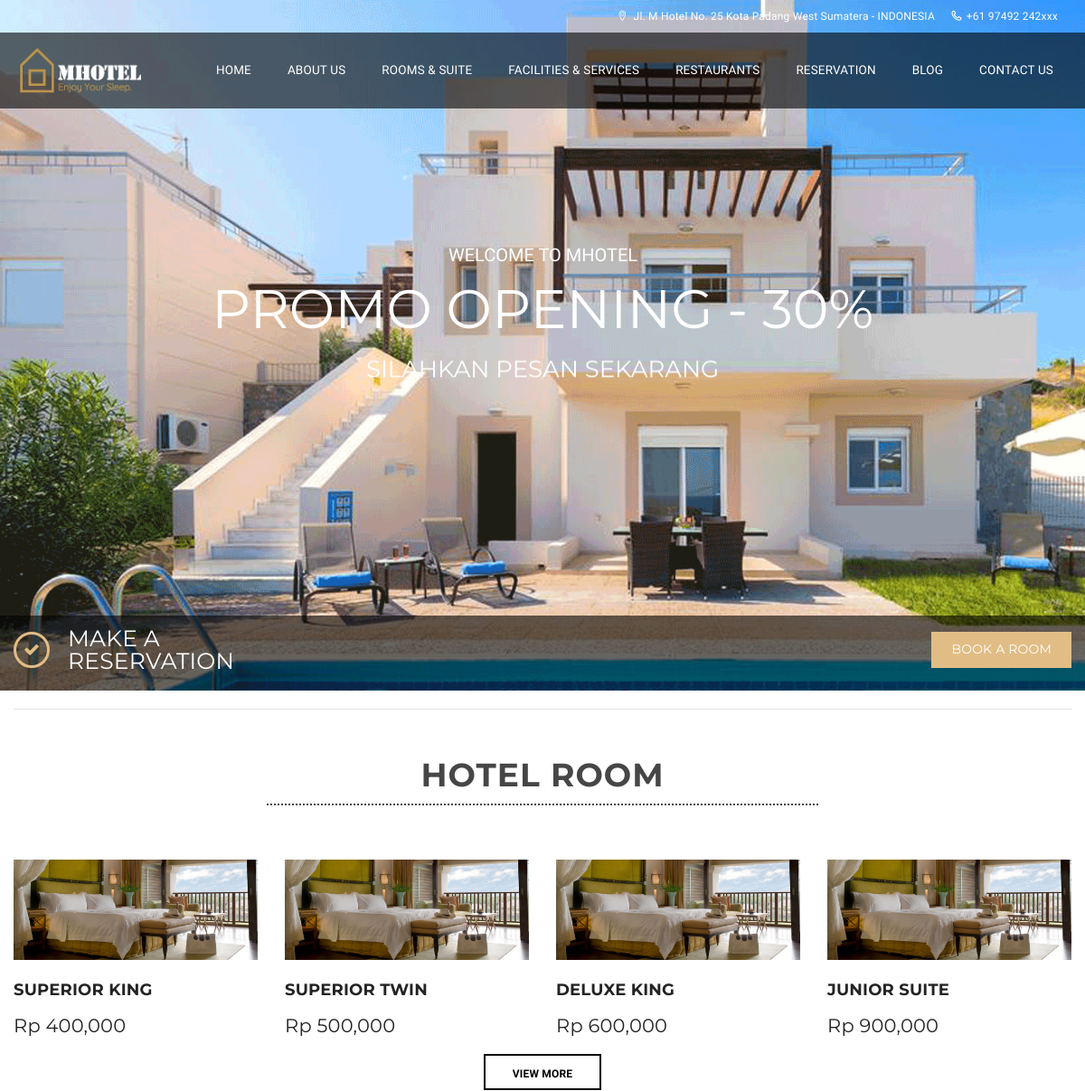
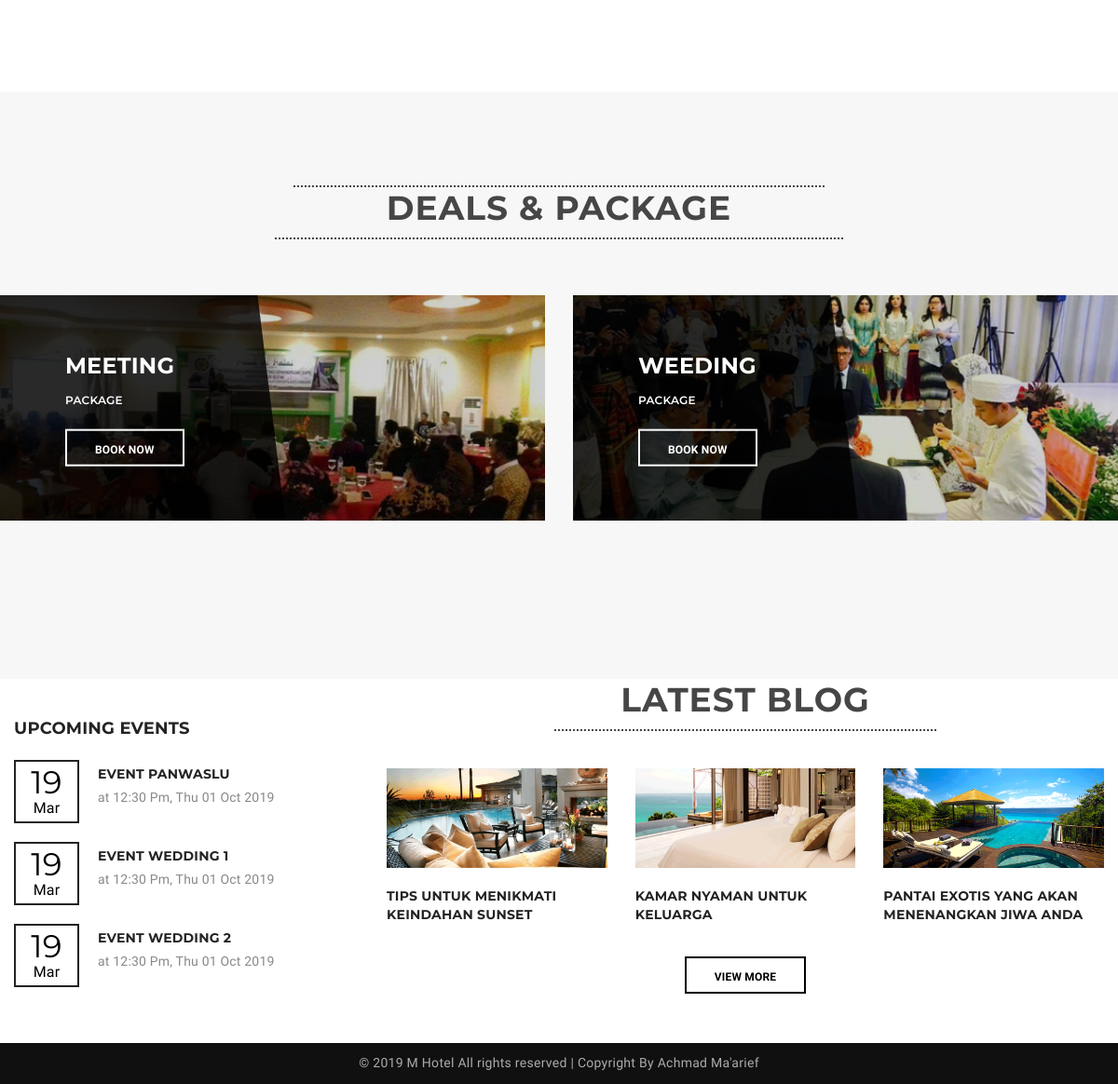
The page / on the database its author committed (2 pictures, top to bottom).
### tables this page shows
CREATE TABLE IF NOT EXISTS `kontak` (
  `kd_kontak` int(11) NOT NULL AUTO_INCREMENT,
  `des` text NOT NULL,
  `alamat` text NOT NULL,
  `telp` text NOT NULL,
  `email` text NOT NULL,
  PRIMARY KEY (`kd_kontak`)
);

CREATE TABLE IF NOT EXISTS `slider` (
  `kd_gambar` int(11) NOT NULL AUTO_INCREMENT,
  `gambar` varchar(40) DEFAULT NULL,
  `caption_1` varchar(200) DEFAULT NULL,
  `caption_2` varchar(200) DEFAULT NULL,
  `caption_3` varchar(200) DEFAULT NULL,
  PRIMARY KEY (`kd_gambar`)
);

CREATE TABLE IF NOT EXISTS `compare` (
  `kd_compare` int(11) NOT NULL AUTO_INCREMENT,
  `type` text NOT NULL,
  `gambar` text NOT NULL,
  `gambar_large` text NOT NULL,
  `gambar_kotak` text NOT NULL,
  `gambar_view` text NOT NULL,
  `max` text NOT NULL,
  `bed` text NOT NULL,
  `view` text NOT NULL,
  `detail` text NOT NULL,
  `rate` double DEFAULT NULL,
  PRIMARY KEY (`kd_compare`)
);

CREATE TABLE IF NOT EXISTS `tulisan` (
  `tulisan_id` int(11) NOT NULL AUTO_INCREMENT,
  `tulisan_judul` varchar(100) DEFAULT NULL,
  `tulisan_isi` longtext,
  `tulisan_tanggal` timestamp NULL DEFAULT CURRENT_TIMESTAMP,
  `tulisan_kategori_id` int(11) DEFAULT NULL,
  `tulisan_kategori_nama` varchar(30) DEFAULT NULL,
  `tulisan_views` int(11) DEFAULT '0',
  `tulisan_gambar` varchar(40) DEFAULT NULL,
  `tulisan_pengguna_id` int(11) DEFAULT NULL,
  `tulisan_author` varchar(40) DEFAULT NULL,
  `tulisan_slug` varchar(250) NOT NULL,
  `tulisan_deskripsi` text NOT NULL,
  `tulisan_lang` varchar(20) DEFAULT NULL,
  PRIMARY KEY (`tulisan_id`),
  KEY `tulisan_kategori_id` (`tulisan_kategori_id`),
  KEY `tulisan_pengguna_id` (`tulisan_pengguna_id`)
);

CREATE TABLE IF NOT EXISTS `events` (
  `event_id` int(11) NOT NULL AUTO_INCREMENT,
  `event_post` timestamp NULL DEFAULT CURRENT_TIMESTAMP,
  `event_nama` varchar(100) DEFAULT NULL,
  `event_jadwal` varchar(200) DEFAULT NULL,
  PRIMARY KEY (`event_id`)
);

### application/controllers/Home.php (called while the page is built, shortened)
<?php if ( ! defined('BASEPATH')) exit('No direct script access allowed');
class Home extends CI_Controller {
	function __construct(){
		$this->load->model('M_pengunjung','m_pengunjung');
		$this->load->model('M_slider','m_slider');
		$this->load->model('M_tulisan','m_tulisan');
		$this->load->model('M_room','m_room');
	}
	public function index(){
		$x['slider']=$this->m_slider->get_all_slider();
		$x['rooms']=$this->m_room->get_all_room_home();
		$x['blog']=$this->m_tulisan->get_blog_home();
		$this->load->view('frontend/home_view',$x);
	}
}

### index.php (called while the page is built, shortened)
<?php
require_once BASEPATH.'core/CodeIgniter.php';

### application/models/M_slider.php (called while the page is built, shortened)
<?php
class M_slider extends CI_Model{
	function get_all_slider(){
		$hasil=$this->db->query("SELECT * FROM slider");
		return $hasil->result();
	}
}

### application/models/M_room.php (called while the page is built, shortened)
<?php
class M_room extends CI_Model{
	function get_all_room_home(){
		$hsl=$this->db->query("SELECT * FROM compare LIMIT 4");
		return $hsl;
	}
}

### application/models/M_tulisan.php (called while the page is built, shortened)
<?php
class M_tulisan extends CI_Model{
	function get_blog_home(){
		$hsl=$this->db->query("SELECT tulisan.*,DATE_FORMAT(tulisan_tanggal,'%d/%m/%Y') AS tanggal FROM tulisan ORDER BY tulisan_id DESC LIMIT 3");
		return $hsl;
	}
}

### application/views/frontend/home_view.php (the view, shortened to what this page needs)
<!DOCTYPE html>
<html lang="en">
<head>
    <link rel="stylesheet" type="text/css" href="<?php echo base_url().'theme/css/lib/font-awesome.min.css'?>">
    <link rel="stylesheet" type="text/css" href="<?php echo base_url().'theme/css/lib/font-lotusicon.css'?>">
    <link rel="stylesheet" type="text/css" href="<?php echo base_url().'theme/css/lib/bootstrap.min.css'?>">
    <link rel="stylesheet" type="text/css" href="<?php echo base_url().'theme/css/lib/owl.carousel.css'?>">
    <link rel="stylesheet" type="text/css" href="<?php echo base_url().'theme/css/lib/jquery-ui.min.css'?>">
    <link rel="stylesheet" type="text/css" href="<?php echo base_url().'theme/css/lib/magnific-popup.css'?>">
    <link rel="stylesheet" type="text/css" href="<?php echo base_url().'theme/css/lib/settings.css'?>">
    <link rel="stylesheet" type="text/css" href="<?php echo base_url().'theme/css/lib/bootstrap-select.min.css'?>">
    <link rel="stylesheet" type="text/css" href="<?php echo base_url().'theme/css/helper.css'?>">
    <link rel="stylesheet" type="text/css" href="<?php echo base_url().'theme/css/custom.css'?>">
    <link rel="stylesheet" type="text/css" href="<?php echo base_url().'theme/css/responsive.css'?>">
    <link rel="stylesheet" type="text/css" href="<?php echo base_url().'theme/css/style.css'?>">
</head>
<body>
    <div id="page-wrap">
        <header id="header" class="header-v2">
         <?php $this->load->view('frontend/headertop');?>
        </header>
        <section class="section-slider">
            <div id="slider-revolution">
                <ul>
				<?php
					foreach($slider as $i):
				?>
                    <li data-transition="fade">
                        <div class="tp-caption sft fadeout slider-caption-sub slider-caption-1" data-x="center" data-y="240" data-speed="700" data-start="1500" data-easing="easeOutBack">
                        <?php echo $i->caption_1;?>
                        </div>
                        <div class="tp-caption sfb fadeout slider-caption slider-caption-sub-1" data-x="center" data-y="280" data-speed="700" data-easing="easeOutBack"  data-start="2000"> <?php echo $i->caption_2;?> </div>
                        <div class="tp-caption sfb fadeout slider-caption-sub slider-caption-sub-3" data-x="center" data-y="365" data-easing="easeOutBack" data-speed="700" data-start="2200"> <?php echo $i->caption_3;?></div>
                    </li>
					<?php endforeach; ?>
                </ul>
            </div>
        </section>
        <section class="section-check-availability">
            <div class="container">
                <div class="check-availability">
                    <div class="row v-align">
                        <div class="col-lg-3">
                            <h2>MAKE A RESERVATION</h2>
                        </div>
                        <div class="col-lg-9">
                            <div class="availability-form">
                                <div class="vailability-submit">
                                    <a href="<?php echo site_url('rooms');?>" class="awe-btn awe-btn-13">BOOK A ROOM</a>
                                </div>
                            </div>
                        </div>
                    </div>
                </div>
            </div>
        </section>
        <section class="section-room-detail bg-white">
            <div class="container">
                <div class="room-detail_compare">
                    <div class="row">
                    <div class="col col-xs-12 col-lg-6 col-lg-offset-3">
                        <div class="ot-heading row-20 mb30 text-center">
                            <h2 class="shortcode-heading">Hotel Room</h2>
                        </div>
                    </div>
                </div>
                    <div class="room-compare_content">
                        <div class="row">
							<?php
								foreach($rooms->result() as $j):
							?>
                            <div class="col-sm-3 col-md-3 col-lg-3">
                                <div class="room-compare_item">
                                    <div class="img">
                                       <a href="<?php echo site_url('rooms');?>"><img class="img img-responsive" src="<?php echo base_url().'assets/images/'.$j->gambar_large;?>" alt="<?php echo $j->type;?>"></a>
                                    </div>
                                    <div class="text">
                                        <h2><a herf="<?php echo site_url('rooms');?>"><?php echo $j->type;?></a></h2>
                                        <ul>
                                            <h4><?php echo 'Rp '.number_format($j->rate);?></h4>
                                        </ul>
                                    </div>
                                </div>
                            </div>
								<?php endforeach; ?>
                        </div>
                        <div class="text-center">
                    <a href="<?php echo site_url('rooms');?>" class="awe-btn awe-btn-default font-hind f12 bold btn-medium mt15">View More</a>
                </div>
            </div>
        </section>
    <section class="section-deals mt90">
        <div class="container">
            <div class="content">
                <div class="row">
                    <div class="col col-xs-12 col-lg-6 col-lg-offset-3">
                    <h3 class="shortcode-heading"></h3>
                        <div class="ot-heading row-20 mb30 text-center">
                            <h2 class="shortcode-heading">Deals & PACKAGE</h2>
                    </div>
                </div>
                <div class="row">
                    <div class="col-xs-12 col-sm-6">
                        <div class="item item-deal">
                            <div class="img">
                                <img class="img-full" src="<?php echo base_url().'theme/images/deals-1.png'?>" alt="">
                            </div>
                            <div class="info">
                                <a class="title bold f26 font-monserat upper" href="!#">Meeting</a>
                                <p class="sub font-monserat f12 f-600 upper mt10 mb20">package</p>
                                <a class="awe-btn awe-btn-12 btn-medium font-hind f12 bold" href="<?php echo site_url('contact');?>">Book Now</a>
                            </div>
                        </div>
                    </div>
                    <div class="col-xs-12 col-sm-6">
                        <div class="item item-deal">
                            <div class="img">
                                <img class="img-full" src="<?php echo base_url().'theme/images/deals-2.png'?>" alt="">
                            </div>
                            <div class="info">
                                <a class="title bold f26 font-monserat upper" href="!#">weeding</a>
                                <p class="sub font-monserat f12 f-600 upper mt10 mb20">package</p>
                                <a class="awe-btn awe-btn-12 btn-medium font-hind f12 bold" href="<?php echo site_url('contact');?>">Book Now</a>
                            </div>
                        </div>
                    </div>
                </div>
            </div>
        </div>
    </section>
    <br><br><br><br><br><br><br>
        <section class="section-blog bg-white">
            <div class="container">
                <div class="blog">
                    <div class="row">
                        <div class="col-md-8 col-md-push-4">
                            <div class="blog-content events-content">
                                <div class="content">
                <div class="row">
                    <div class="col-xs-12 col-lg-6 col-lg-offset-3">
                        <div class="ot-heading row-20 mb40 text-center">
                        <h2 class="shortcode-heading">Latest Blog</h2>
                        </div>
                    </div>
                </div>
                <div class="row">
                    <?php foreach($blog->result() as $blog):?>
                    <div class="col-xs-12 col-sm-4">
                        <div class="item">
                            <div class="img">
                                <a href="<?php echo site_url('blog/'.$blog->tulisan_slug);?>"><img class="img-responsive img-full" src="<?php echo base_url().'assets/images/'.$blog->tulisan_gambar;?>" alt="<?php echo $blog->tulisan_judul;?>"></a>
                            </div>
                            <div class="info"><br>
                                <a class="title font-monserat f14 mb20 block bold upper" href="<?php echo site_url('blog/'.$blog->tulisan_slug);?>"><?php echo $blog->tulisan_judul;?></a>
                            </div>
                        </div>
                    </div>
                    <?php endforeach;?>
                </div>
                <div class="text-center">
                    <a href="<?php echo site_url('blog');?>" class="awe-btn awe-btn-default font-hind f12 bold btn-medium mt15">View more</a>
                </div>
            </div>
                            </div>
                        </div>
                        <div class="col-md-4 col-md-pull-8">
                            <div class="sidebar">
                                <div class="widget widget_upcoming_events">
                                    <h4 class="widget-title">Upcoming Events</h4>
                                    <ul>
                                        <?php
                                            $query_event=$this->db->query("SELECT events.*,DAY(event_post) AS hari,LEFT(DATE_FORMAT(event_post,'%M'),3) AS bulan FROM events ORDER BY event_id DESC LIMIT 3");
                                            foreach ($query_event->result() as $i) :
                                        ?>
                                        <li>
                                            <span class="event-date">
                                                <strong><?php echo $i->hari;?></strong>
                                                <?php echo $i->bulan;?>
                                            </span>
                                            <div class="text">
                                                <a href="#"><?php echo $i->event_nama;?></a>
                                                <span class="date"><?php echo $i->event_jadwal;?></span>
                                            </div>
                                        </li>
                                        <?php endforeach;?>
                                    </ul>
                                </div>
                            </div>
                        </div>
                    </div>
                </div>
            </div>
        </section>
    </div>
</body>
</html>

### application/views/frontend/headertop.php
<div class="header_top">
             <div class="container">
                 <div class="header_left float-right">
		<?php
			$sql=$this->db->query("SELECT * from kontak");
			$header=$sql->row_array();
		?>
                     <span><i class="lotus-icon-location"></i> <?php echo $header['alamat']?></span>
                     <span><i class="lotus-icon-phone"></i><?php echo $header['telp']?></span>
                 </div>
             </div>
         </div>

### rows shown on the page
kontak: alamat "Jl. M Hotel No. 25 Kota Padang West Sumatera - INDONESIA", telp "+61 97492 242xxx"
slider: caption_1 "WELCOME TO MHOTEL", caption_2 "PROMO OPENING - 30%", caption_3 "SILAHKAN PESAN SEKARANG"
compare: gambar_large (picture), type "SUPERIOR KING", rate "400,000"
compare: gambar_large (picture), type "SUPERIOR TWIN", rate "500,000"
compare: gambar_large (picture), type "DELUXE KING", rate "600,000"
compare: gambar_large (picture), type "JUNIOR SUITE", rate "900,000"
tulisan: tulisan_gambar (picture), tulisan_judul "TIPS UNTUK MENIKMATI KEINDAHAN SUNSET"
tulisan: tulisan_gambar (picture), tulisan_judul "KAMAR NYAMAN UNTUK KELUARGA"
tulisan: tulisan_gambar (picture), tulisan_judul "PANTAI EXOTIS YANG AKAN MENENANGKAN JIWA ANDA"
events: hari "19", bulan "Mar", event_nama "EVENT PANWASLU", event_jadwal "at 12:30 Pm, Thu 01 Oct 2019"
events: hari "19", bulan "Mar", event_nama "EVENT WEDDING 1", event_jadwal "at 12:30 Pm, Thu 01 Oct 2019"
events: hari "19", bulan "Mar", event_nama "EVENT WEDDING 2", event_jadwal "at 12:30 Pm, Thu 01 Oct 2019"
